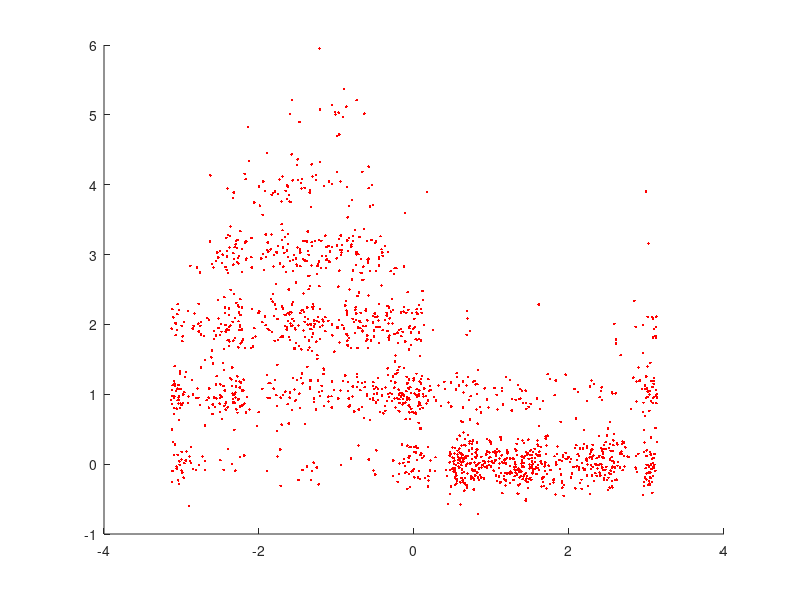

Write MATLAB code to recreate this figure. (Note: this script raises an error after producing the figure.)
%% CoSMo 2017, Day 5 -- Model fitting & optimization tutorial with Luigi Acerbi

% Prepare data, from Konrad's tutorial

% Load data
load M1_Stevenson_Binned

% Remove all times where speeds are very slow
isGood=find(handVel(1,:).^2+handVel(2,:).^2>.015);
handVel=handVel(1:2,isGood);
handPos=handPos(1:2,isGood);
spikes=spikes(:,isGood);
time=time(isGood);
angle=atan2(handVel(1,:),handVel(2,:));

% Plot Raw Data
nNeuron = 193  %193
clf
hold on
plot(angle,spikes(nNeuron,:)+0.2*randn(size(spikes(nNeuron,:))),'r.')

%% Part I: Model fitting
% Fix random seed for reproducibility
rng(1);

% Define exponential-cosine tuning curve
tuningFun = @(params, angle) exp(params(:,1) + params(:,2).*cos(angle-params(:,3)));

%alternative tuning curve, rectifiued cosine
% tuningFun = @(params, angle) max(params(:,1)+params(:,2).*cos(angle-params(:,3)),1e-4);

% define handle to negative log likelihood function
nLLfun = @(params) Tuning_nLL(params, spikes(nNeuron,:), angle, tuningFun);

% hard bounds
LB = [0, 0.001, -10*pi];
UB = [20, 50, 10*pi];

% Probable bounds (typically used for initial points)
PLB = [0,0.01,-2*pi];
PUB = [3,2,2*pi];

nvars = numel(LB);
x0 = PLB + (PUB - PLB).*rand(1,nvars);

options.Display = 'iter';

[bestParams, fvalCosExp] = fminsearchbnd(nLLfun, x0, LB, UB, options);

% Define exponential-cosine tuning curve

% Define optimization starting point and bounds

% Randomize initial starting point inside plausible box

%% Fit with (bounded) fminsearch first
[bestParams2, fvalCosExp2] = fminsearchbnd(nLLfun, x0, LB, UB, options);

%% Fit with fmincon (may get stuck!)
[bestParams3, fvalCosExp3] = fmincon(nLLfun, x0, [], [], [], [], LB, UB, [], [], options);
plotProfile(nLLfun, x0, LB, UB);

%% Fit with BADS (download from: https://github.com/lacerbi/bads)
options.UncertaintyHandling = true;
[bestParams4, fvalCosExp4] = bads(nLLfun, x0, LB, UB, PLB, PUB, [], options);
plotProfile(nLLfun, x0, LB, UB);
